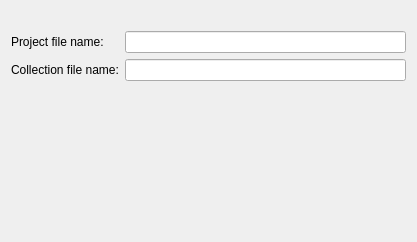
<?xml version="1.0" encoding="UTF-8"?>
<ui version="4.0">
 <class>OutputPage</class>
 <widget class="QWidget" name="OutputPage">
  <property name="geometry">
   <rect>
    <x>0</x>
    <y>0</y>
    <width>417</width>
    <height>242</height>
   </rect>
  </property>
  <property name="windowTitle">
   <string>Form</string>
  </property>
  <layout class="QGridLayout">
   <item row="0" column="1">
    <spacer>
     <property name="orientation">
      <enum>Qt::Orientation::Vertical</enum>
     </property>
     <property name="sizeType">
      <enum>QSizePolicy::Policy::Fixed</enum>
     </property>
     <property name="sizeHint" stdset="0">
      <size>
       <width>20</width>
       <height>20</height>
      </size>
     </property>
    </spacer>
   </item>
   <item row="1" column="0">
    <widget class="QLabel" name="label">
     <property name="sizePolicy">
      <sizepolicy hsizetype="Preferred" vsizetype="Preferred">
       <horstretch>0</horstretch>
       <verstretch>0</verstretch>
      </sizepolicy>
     </property>
     <property name="text">
      <string>Project file name:</string>
     </property>
    </widget>
   </item>
   <item row="1" column="1">
    <widget class="QLineEdit" name="projectLineEdit">
     <property name="sizePolicy">
      <sizepolicy hsizetype="Expanding" vsizetype="Fixed">
       <horstretch>0</horstretch>
       <verstretch>0</verstretch>
      </sizepolicy>
     </property>
    </widget>
   </item>
   <item row="2" column="0">
    <widget class="QLabel" name="label_2">
     <property name="sizePolicy">
      <sizepolicy hsizetype="Preferred" vsizetype="Preferred">
       <horstretch>0</horstretch>
       <verstretch>0</verstretch>
      </sizepolicy>
     </property>
     <property name="text">
      <string>Collection file name:</string>
     </property>
    </widget>
   </item>
   <item row="2" column="1">
    <widget class="QLineEdit" name="collectionLineEdit">
     <property name="sizePolicy">
      <sizepolicy hsizetype="Expanding" vsizetype="Fixed">
       <horstretch>0</horstretch>
       <verstretch>0</verstretch>
      </sizepolicy>
     </property>
    </widget>
   </item>
   <item row="3" column="1">
    <spacer>
     <property name="orientation">
      <enum>Qt::Orientation::Vertical</enum>
     </property>
     <property name="sizeHint" stdset="0">
      <size>
       <width>20</width>
       <height>20</height>
      </size>
     </property>
    </spacer>
   </item>
  </layout>
 </widget>
 <resources/>
 <connections/>
</ui>
